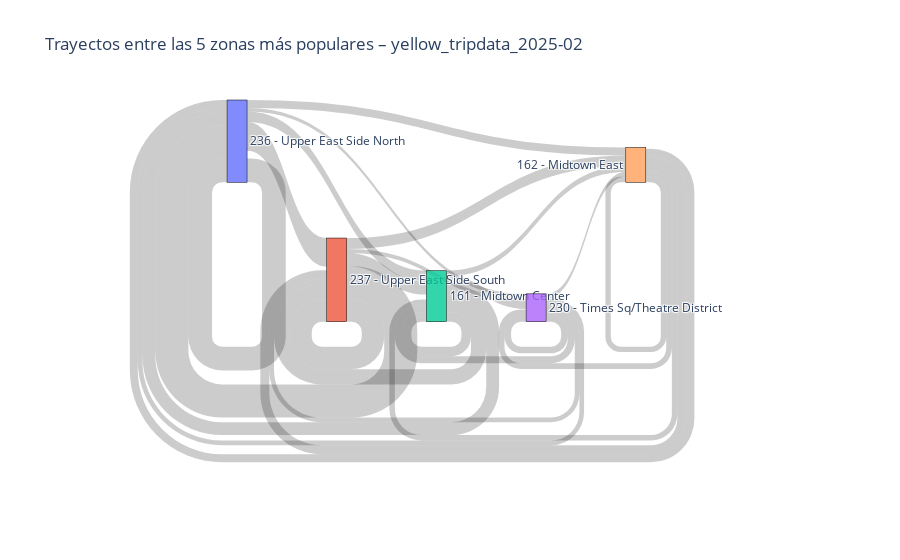
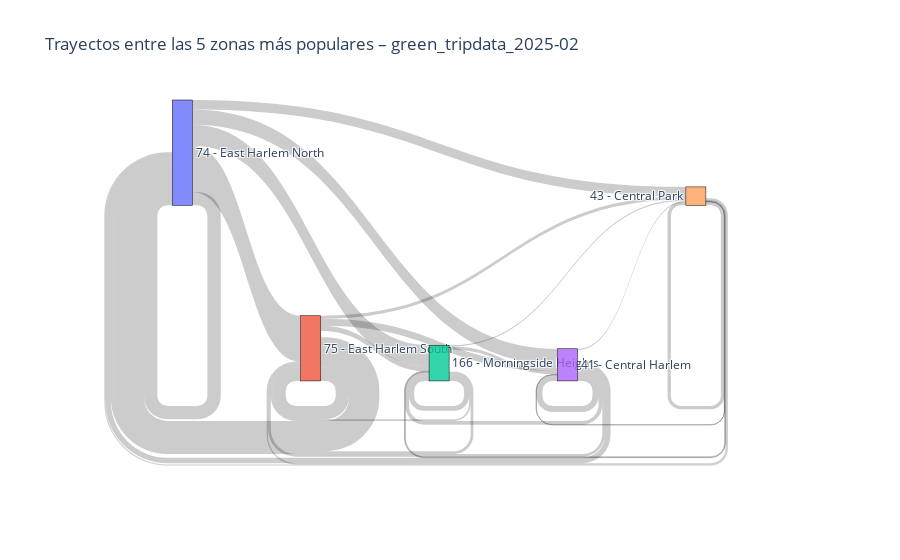
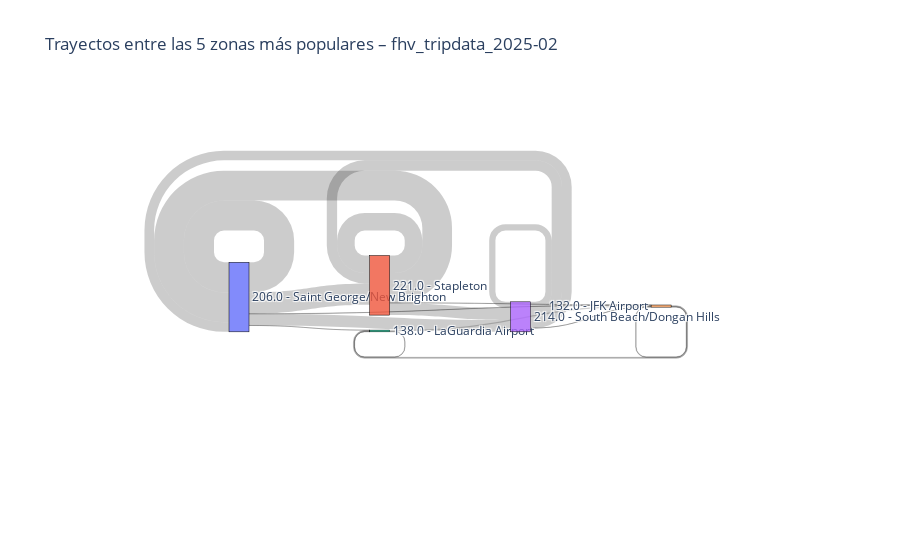
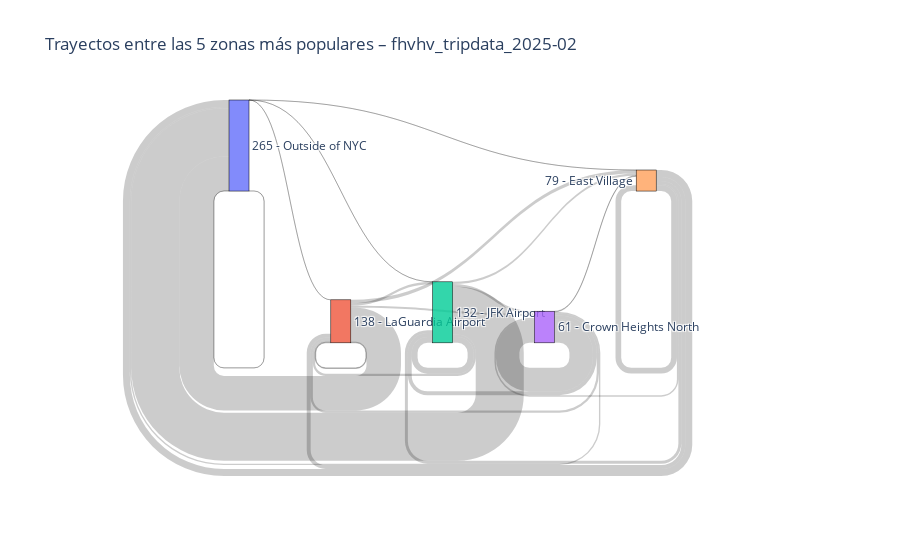

The cell these charts' notebook holds for them, in order:
### Markdown cell above
## 1.3	Haz un Diagrama de Sankey que muestre los trayectos entre las 5 zonas más populares (las que tienen más trayectos).

### Code cell
# Función para generar un diagrama de Sankey con las 5 zonas más populares

def plot_sankey_top5_dict(datasets_dict, zona_nombres):
    """
    Genera un diagrama de Sankey para cada dataset en el diccionario,
    mostrando los trayectos entre las 5 zonas más frecuentes (origen/destino).

    Parámetros:
    - datasets_dict: diccionario {nombre_dataset: DataFrame}
    - zona_nombres: diccionario {LocationID: Nombre de zona}

    Devuelve:
    - lista de figuras Sankey (una por dataset)
    """
    import plotly.graph_objects as go

    figuras = []

    for nombre, df in datasets_dict.items():
        if "PULocationID" not in df.columns or "DOLocationID" not in df.columns:
            print(f"⚠️ {nombre}: no contiene columnas de ubicación. Se omite.")
            continue

        zonas = df.groupby(['PULocationID', 'DOLocationID']).size().reset_index(name='count')

        # Top 5 zonas más activas combinando origen y destino
        zonas_frecuentes = pd.concat([
            zonas.groupby('PULocationID')['count'].sum(),
            zonas.groupby('DOLocationID')['count'].sum()
        ]).groupby(level=0).sum().nlargest(5).index.tolist()

        zonas_top5 = zonas[
            zonas['PULocationID'].isin(zonas_frecuentes) &
            zonas['DOLocationID'].isin(zonas_frecuentes)
        ]

        if zonas_top5.empty:
            print(f"⚠️ {nombre}: no hay suficientes trayectos entre las 5 zonas más frecuentes.")
            continue

        etiquetas = [f"{z} - {zona_nombres.get(z, 'Desconocido')}" for z in zonas_frecuentes]
        zona_idx = {zona: i for i, zona in enumerate(zonas_frecuentes)}

        source = zonas_top5['PULocationID'].map(zona_idx).tolist()
        target = zonas_top5['DOLocationID'].map(zona_idx).tolist()
        value = zonas_top5['count'].tolist()

        fig = go.Figure(data=[go.Sankey(
            node=dict(
                pad=15, thickness=20,
                line=dict(color="black", width=0.5),
                label=etiquetas
            ),
            link=dict(source=source, target=target, value=value)
        )])

        fig.update_layout(
            title_text=f"Trayectos entre las 5 zonas más populares – {nombre}",
            font_size=12
        )

        fig.show()
        figuras.append(fig)

    return figuras

# Generamos diagramas de Sankey para los datasets de Febrero 2025 y Diciembre 2024 limpios
# Asumiendo que zona_nombres ya está cargado
plot_sankey_top5_dict(normalized_datasets, zona_nombres)

### Figure 1 — Plotly figure (JSON) as saved in the notebook; plotly's stock layout.template omitted (floating-point values rounded to 4 significant figures)
{"data": [{"link": {"source": [2, 2, 2, 2, 2, 4, 4, 4, 4, 4, 3, 3, 3, 3, 3, 0, 0, 0, 0, 0, 1, 1, 1, 1, 1], "target": [2, 4, 3, 0, 1, 2, 4, 3, 0, 1, 2, 4, 3, 0, 1, 2, 4, 3, 0, 1, 2, 4, 3, 0, 1], "value": [6693, 3945, 5396, 9002, 10693, 3884, 3778, 3964, 5584, 6351, 4919, 3417, 4652, 3278, 3261, 7457, 5569, 2456, 16603, 20159, 9266, 7690, 2763, 23201, 15750]}, "node": {"label": ["236 - Upper East Side North", "237 - Upper East Side South", "161 - Midtown Center", "230 - Times Sq/Theatre District", "162 - Midtown East"], "line": {"color": "black", "width": 0.5}, "pad": 15, "thickness": 20}, "type": "sankey"}], "layout": {"font": {"size": 12}, "title": {"text": "Trayectos entre las 5 zonas más populares – yellow_tripdata_2025-02"}}}

### Figure 2 — Plotly figure (JSON) as saved in the notebook; plotly's stock layout.template omitted (floating-point values rounded to 4 significant figures)
{"data": [{"link": {"source": [3, 3, 3, 3, 3, 4, 4, 4, 4, 4, 0, 0, 0, 0, 0, 1, 1, 1, 1, 1, 2, 2, 2, 2, 2], "target": [3, 4, 0, 1, 2, 3, 4, 0, 1, 2, 3, 4, 0, 1, 2, 3, 4, 0, 1, 2, 3, 4, 0, 1, 2], "value": [258, 58, 234, 120, 160, 18, 142, 44, 56, 40, 656, 402, 573, 1967, 897, 300, 131, 1292, 571, 215, 140, 54, 118, 67, 211]}, "node": {"label": ["74 - East Harlem North", "75 - East Harlem South", "166 - Morningside Heights", "41 - Central Harlem", "43 - Central Park"], "line": {"color": "black", "width": 0.5}, "pad": 15, "thickness": 20}, "type": "sankey"}], "layout": {"font": {"size": 12}, "title": {"text": "Trayectos entre las 5 zonas más populares – green_tripdata_2025-02"}}}

### Figure 3 — Plotly figure (JSON) as saved in the notebook; plotly's stock layout.template omitted (floating-point values rounded to 4 significant figures)
{"data": [{"link": {"source": [4, 4, 2, 2, 0, 0, 0, 0, 0, 3, 3, 3, 3, 1, 1, 1, 1], "target": [4, 2, 4, 2, 4, 2, 0, 3, 1, 4, 0, 3, 1, 4, 0, 3, 1], "value": [28, 52, 77, 19, 8, 4, 1691, 649, 1196, 4, 543, 350, 580, 4, 1668, 684, 987]}, "node": {"label": ["206.0 - Saint George/New Brighton", "221.0 - Stapleton", "138.0 - LaGuardia Airport", "214.0 - South Beach/Dongan Hills", "132.0 - JFK Airport"], "line": {"color": "black", "width": 0.5}, "pad": 15, "thickness": 20}, "type": "sankey"}], "layout": {"font": {"size": 12}, "title": {"text": "Trayectos entre las 5 zonas más populares – fhv_tripdata_2025-02"}}}

### Figure 4 — Plotly figure (JSON) as saved in the notebook; plotly's stock layout.template omitted (floating-point values rounded to 4 significant figures)
{"data": [{"link": {"source": [3, 3, 3, 3, 3, 4, 4, 4, 4, 4, 2, 2, 2, 2, 2, 1, 1, 1, 1, 1, 0, 0, 0, 0], "target": [3, 4, 2, 1, 0, 3, 4, 2, 1, 0, 3, 4, 2, 1, 0, 3, 4, 2, 1, 0, 4, 2, 1, 0], "value": [31833, 949, 5211, 3017, 1850, 1997, 7722, 4034, 5361, 9427, 3576, 2981, 7966, 3019, 65159, 2553, 4637, 3426, 917, 46766, 1, 17, 9, 223]}, "node": {"label": ["265 - Outside of NYC", "138 - LaGuardia Airport", "132 - JFK Airport", "61 - Crown Heights North", "79 - East Village"], "line": {"color": "black", "width": 0.5}, "pad": 15, "thickness": 20}, "type": "sankey"}], "layout": {"font": {"size": 12}, "title": {"text": "Trayectos entre las 5 zonas más populares – fhvhv_tripdata_2025-02"}}}
